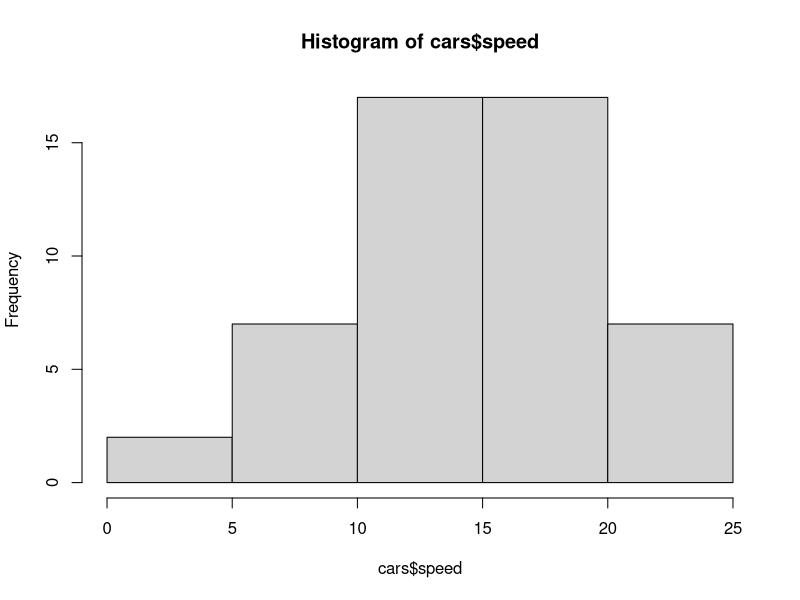
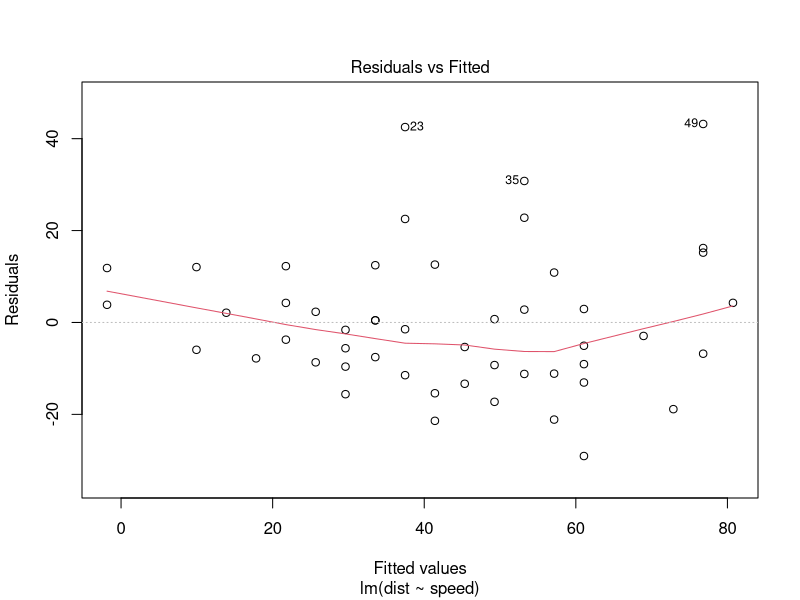
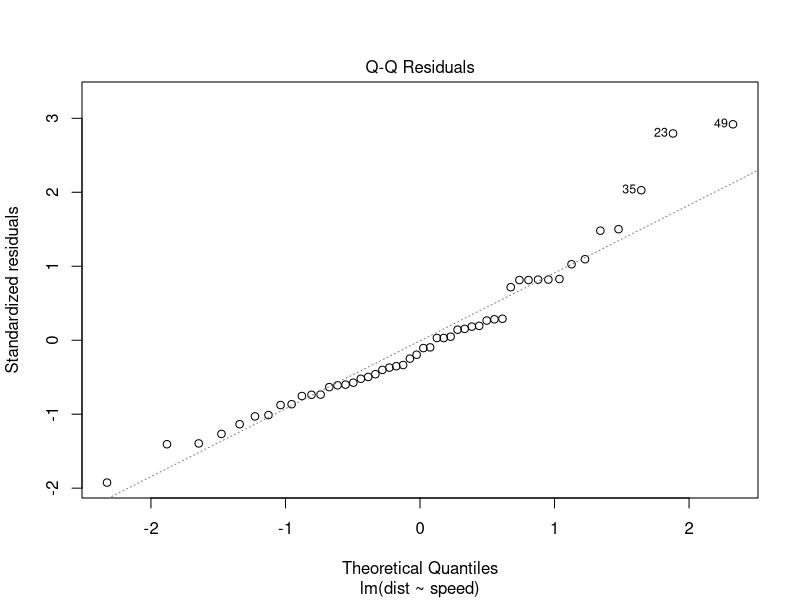
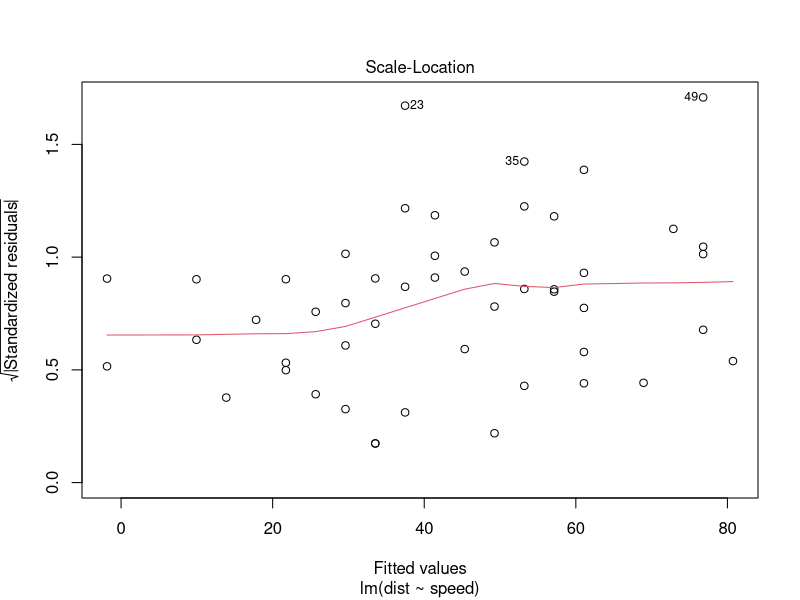
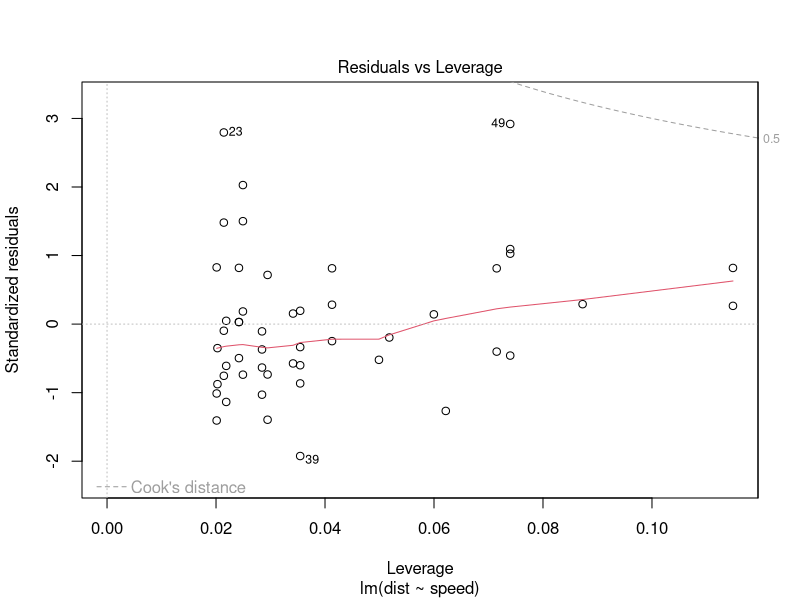
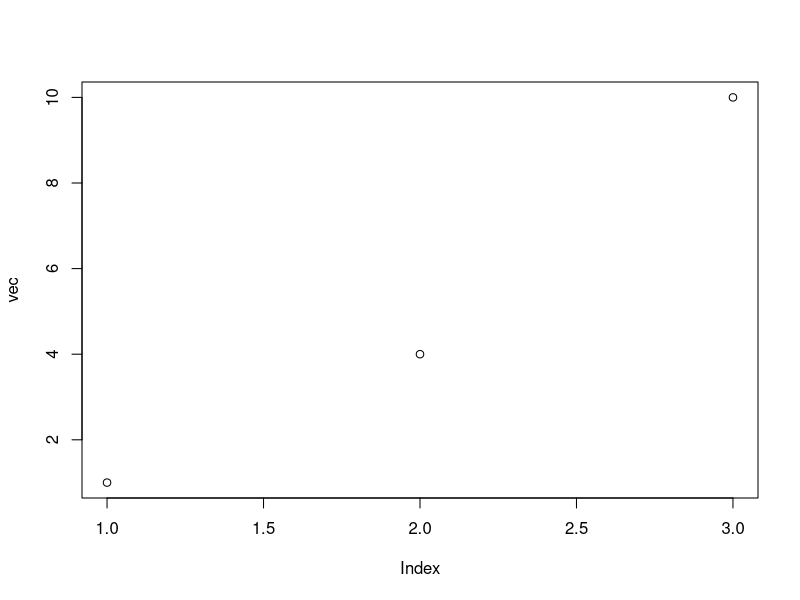
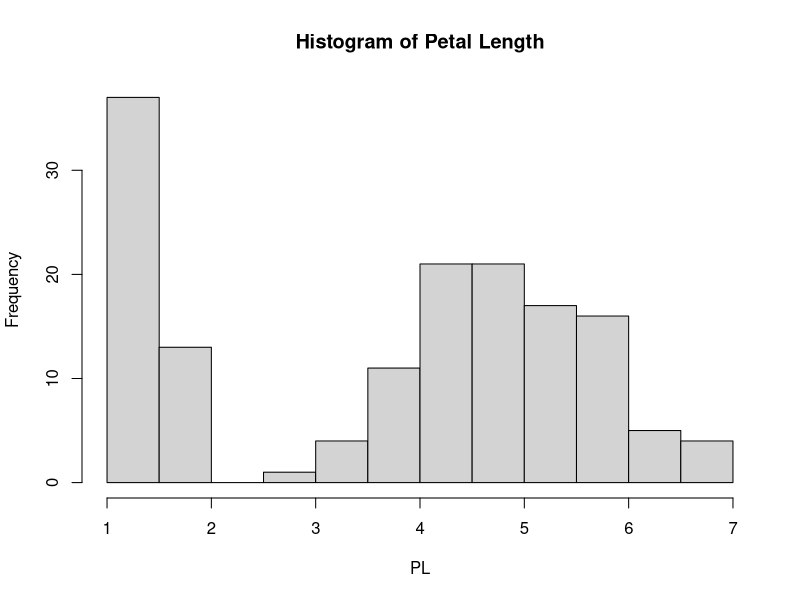

Here is the R script that generated these plots, in order:
iris
head(iris)
hist(cars$speed)
seq(1, 9, by = pi) 
seq(0, 1, length.out = 11)
seq(stats::rnorm(20))
avg <- (5+7+6)/3
words <- c("Hello There! ", "How are you?")
iris <- iris
vec <- c(1, 4, 10)
vec
fit <- lm (dist ~ speed, data = cars)
fit
summary (vec)
summary (fit)
plot(fit)
plot(vec)

#get a vector of values from iris
PL <- iris$Petal.Length
typeof(PL)
str(PL)
class(PL)
is.vector(PL)

#create a histogram
hist(PL, main = "Histogram of Petal Length")
